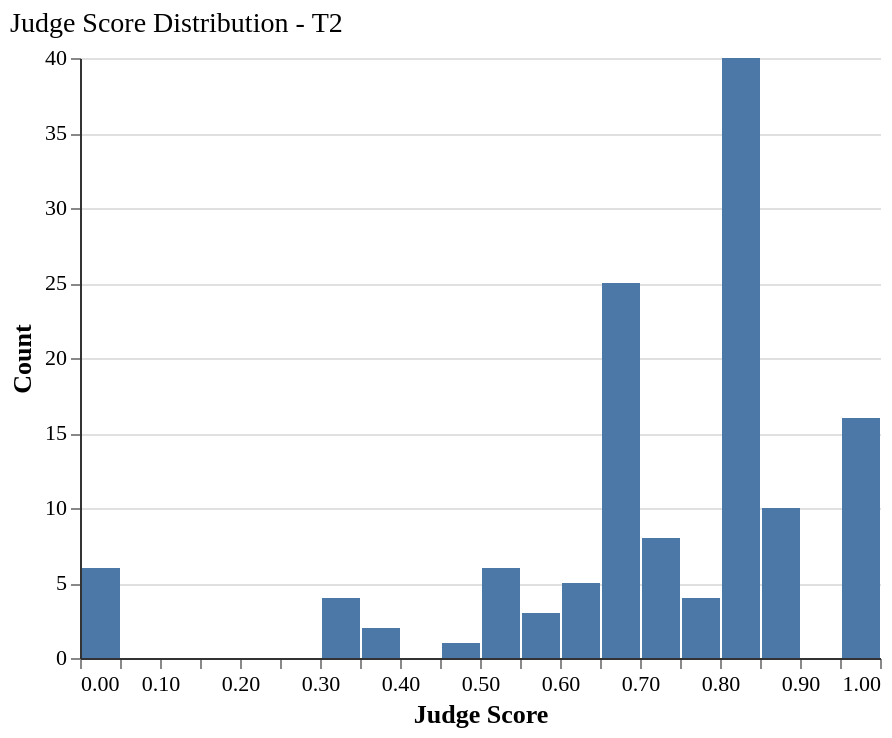

Here is the Vega-Lite specification saved for this chart:
### Vega-Lite specification from a JSON file in a GitHub repository (floating-point values rounded to 4 significant figures; data arrays with more than 128 entries replaced by an {"elided": "..."} marker saying what was removed)
{"config": {"font": "serif", "axis": {"labelFontSize": 11, "titleFontSize": 13, "gridColor": "#e0e0e0", "domainColor": "#333333"}, "legend": {"labelFontSize": 11, "titleFontSize": 12}, "title": {"fontSize": 14, "anchor": "start", "fontWeight": "normal"}, "view": {"stroke": null, "continuousWidth": 400, "continuousHeight": 300}, "mark": {"tooltip": true}}, "data": {"name": "data-5ca0314f37810a866e4338b3c06c7230"}, "mark": {"type": "bar"}, "encoding": {"x": {"bin": {"step": 0.05}, "field": "judge_score", "title": "Judge Score", "type": "quantitative"}, "y": {"aggregate": "count", "title": "Count", "type": "quantitative"}}, "height": 300, "title": "Judge Score Distribution - T2", "width": 400, "$schema": "https://vega.github.io/schema/vega-lite/v6.1.0.json", "datasets": {"data-5ca0314f37810a866e4338b3c06c7230": {"elided": "130 records"}}}
